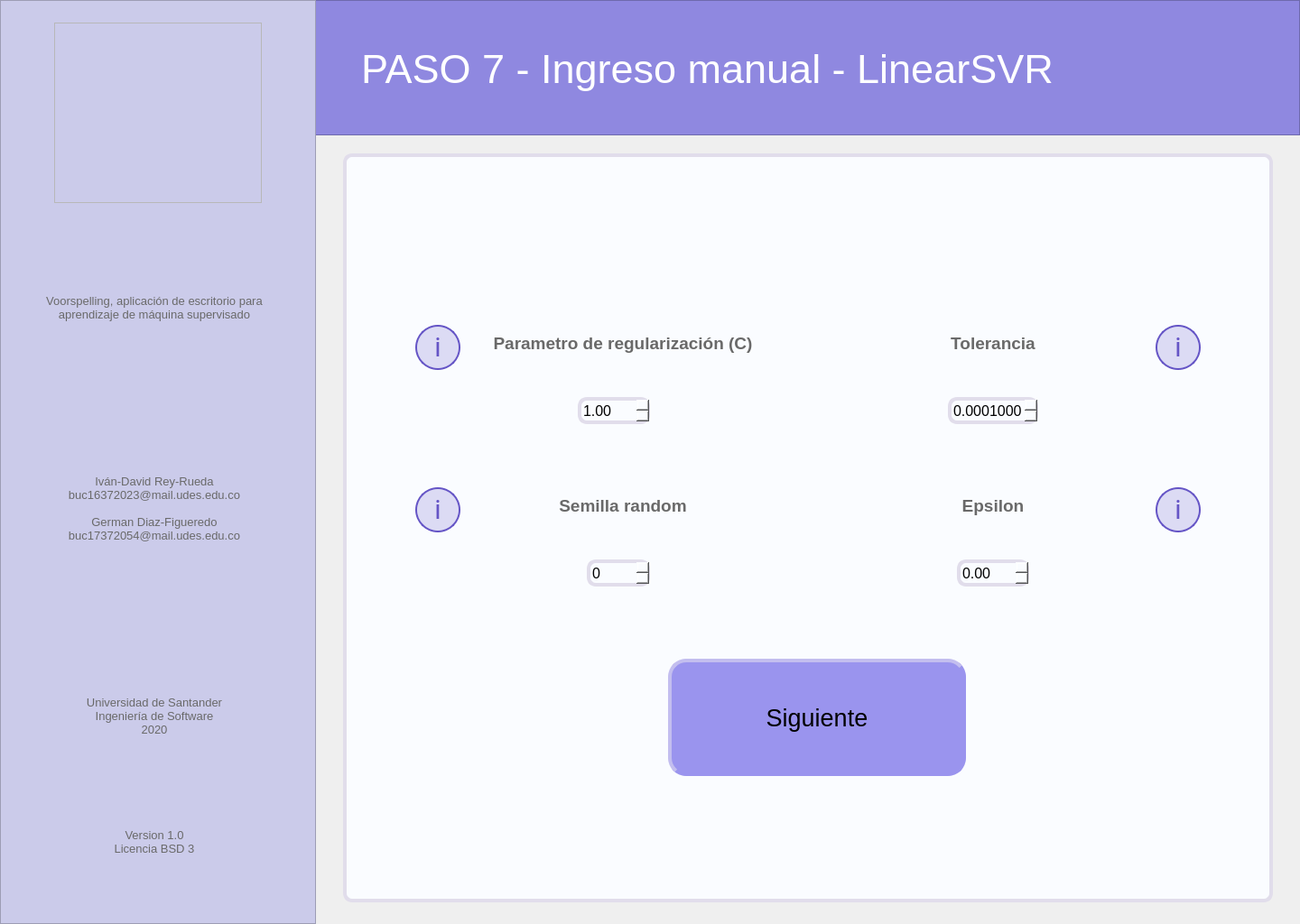
<?xml version="1.0" encoding="UTF-8"?>
<ui version="4.0">
 <class>MainWindow</class>
 <widget class="QMainWindow" name="MainWindow">
  <property name="geometry">
   <rect>
    <x>0</x>
    <y>0</y>
    <width>1440</width>
    <height>1024</height>
   </rect>
  </property>
  <property name="minimumSize">
   <size>
    <width>1440</width>
    <height>1024</height>
   </size>
  </property>
  <property name="maximumSize">
   <size>
    <width>1440</width>
    <height>1024</height>
   </size>
  </property>
  <property name="windowTitle">
   <string>Voorspelling</string>
  </property>
  <widget class="QWidget" name="centralwidget">
   <widget class="QFrame" name="left_bar">
    <property name="geometry">
     <rect>
      <x>0</x>
      <y>0</y>
      <width>350</width>
      <height>1024</height>
     </rect>
    </property>
    <property name="styleSheet">
     <string notr="true">background-color: rgb(203, 203, 234);

</string>
    </property>
    <property name="frameShape">
     <enum>QFrame::StyledPanel</enum>
    </property>
    <property name="frameShadow">
     <enum>QFrame::Raised</enum>
    </property>
    <widget class="QLabel" name="lbl_left_1">
     <property name="geometry">
      <rect>
       <x>18</x>
       <y>278</y>
       <width>306</width>
       <height>126</height>
      </rect>
     </property>
     <property name="font">
      <font>
       <pointsize>10</pointsize>
      </font>
     </property>
     <property name="styleSheet">
      <string notr="true">color: rgb(105, 105, 105);</string>
     </property>
     <property name="text">
      <string>Voorspelling, aplicación de escritorio para aprendizaje de máquina supervisado</string>
     </property>
     <property name="alignment">
      <set>Qt::AlignCenter</set>
     </property>
     <property name="wordWrap">
      <bool>true</bool>
     </property>
    </widget>
    <widget class="QLabel" name="lbl_left_2">
     <property name="geometry">
      <rect>
       <x>18</x>
       <y>500</y>
       <width>306</width>
       <height>126</height>
      </rect>
     </property>
     <property name="font">
      <font>
       <pointsize>10</pointsize>
      </font>
     </property>
     <property name="styleSheet">
      <string notr="true">color: rgb(105, 105, 105);</string>
     </property>
     <property name="text">
      <string>Iván-David Rey-Rueda
buc16372023@mail.udes.edu.co

German Diaz-Figueredo
buc17372054@mail.udes.edu.co</string>
     </property>
     <property name="alignment">
      <set>Qt::AlignCenter</set>
     </property>
     <property name="wordWrap">
      <bool>true</bool>
     </property>
    </widget>
    <widget class="QLabel" name="lbl_left_3">
     <property name="geometry">
      <rect>
       <x>18</x>
       <y>730</y>
       <width>306</width>
       <height>126</height>
      </rect>
     </property>
     <property name="font">
      <font>
       <pointsize>10</pointsize>
      </font>
     </property>
     <property name="styleSheet">
      <string notr="true">color: rgb(105, 105, 105);</string>
     </property>
     <property name="text">
      <string>Universidad de Santander
Ingeniería de Software
2020</string>
     </property>
     <property name="alignment">
      <set>Qt::AlignCenter</set>
     </property>
     <property name="wordWrap">
      <bool>true</bool>
     </property>
    </widget>
    <widget class="QLabel" name="lbl_left_4">
     <property name="geometry">
      <rect>
       <x>18</x>
       <y>870</y>
       <width>306</width>
       <height>126</height>
      </rect>
     </property>
     <property name="font">
      <font>
       <pointsize>10</pointsize>
      </font>
     </property>
     <property name="styleSheet">
      <string notr="true">color: rgb(105, 105, 105);</string>
     </property>
     <property name="text">
      <string>Version 1.0
Licencia BSD 3</string>
     </property>
     <property name="alignment">
      <set>Qt::AlignCenter</set>
     </property>
     <property name="wordWrap">
      <bool>true</bool>
     </property>
    </widget>
   </widget>
   <widget class="QFrame" name="logo">
    <property name="geometry">
     <rect>
      <x>60</x>
      <y>25</y>
      <width>230</width>
      <height>200</height>
     </rect>
    </property>
    <property name="styleSheet">
     <string notr="true">image: url(:/image/voorspelling_logo.png);</string>
    </property>
    <property name="frameShape">
     <enum>QFrame::StyledPanel</enum>
    </property>
    <property name="frameShadow">
     <enum>QFrame::Raised</enum>
    </property>
   </widget>
   <widget class="QFrame" name="up_bar">
    <property name="geometry">
     <rect>
      <x>0</x>
      <y>0</y>
      <width>1440</width>
      <height>150</height>
     </rect>
    </property>
    <property name="styleSheet">
     <string notr="true">background-color: rgb(143, 136, 224);</string>
    </property>
    <property name="frameShape">
     <enum>QFrame::StyledPanel</enum>
    </property>
    <property name="frameShadow">
     <enum>QFrame::Raised</enum>
    </property>
    <widget class="QLabel" name="lbl_tittle">
     <property name="geometry">
      <rect>
       <x>400</x>
       <y>40</y>
       <width>791</width>
       <height>72</height>
      </rect>
     </property>
     <property name="font">
      <font>
       <family>MS Shell Dlg 2</family>
       <pointsize>34</pointsize>
       <weight>50</weight>
       <italic>false</italic>
       <bold>false</bold>
      </font>
     </property>
     <property name="styleSheet">
      <string notr="true">border: none;
color: rgb(255, 255, 255);</string>
     </property>
     <property name="text">
      <string>PASO 7 - Ingreso manual - LinearSVR </string>
     </property>
     <property name="scaledContents">
      <bool>false</bool>
     </property>
     <property name="alignment">
      <set>Qt::AlignLeading|Qt::AlignLeft|Qt::AlignVCenter</set>
     </property>
     <property name="wordWrap">
      <bool>true</bool>
     </property>
     <property name="margin">
      <number>0</number>
     </property>
     <property name="indent">
      <number>0</number>
     </property>
    </widget>
   </widget>
   <widget class="QFrame" name="main_area">
    <property name="geometry">
     <rect>
      <x>380</x>
      <y>170</y>
      <width>1030</width>
      <height>830</height>
     </rect>
    </property>
    <property name="styleSheet">
     <string notr="true">background-color: rgb(250, 252, 255);
border: 4px solid;
border-color: rgb(225, 221, 235);
border-radius: 10px;</string>
    </property>
    <property name="frameShape">
     <enum>QFrame::StyledPanel</enum>
    </property>
    <property name="frameShadow">
     <enum>QFrame::Raised</enum>
    </property>
    <widget class="QLabel" name="lbl_parametro_regularizacion">
     <property name="geometry">
      <rect>
       <x>130</x>
       <y>170</y>
       <width>360</width>
       <height>80</height>
      </rect>
     </property>
     <property name="font">
      <font>
       <pointsize>14</pointsize>
       <weight>75</weight>
       <bold>true</bold>
      </font>
     </property>
     <property name="styleSheet">
      <string notr="true">color: rgb(105, 105, 105);
border: none;</string>
     </property>
     <property name="text">
      <string>Parametro de regularización (C)</string>
     </property>
     <property name="alignment">
      <set>Qt::AlignCenter</set>
     </property>
     <property name="wordWrap">
      <bool>true</bool>
     </property>
    </widget>
    <widget class="QLabel" name="lbl_tolerancia">
     <property name="geometry">
      <rect>
       <x>540</x>
       <y>170</y>
       <width>360</width>
       <height>80</height>
      </rect>
     </property>
     <property name="font">
      <font>
       <pointsize>14</pointsize>
       <weight>75</weight>
       <bold>true</bold>
      </font>
     </property>
     <property name="styleSheet">
      <string notr="true">color: rgb(105, 105, 105);
border: none;</string>
     </property>
     <property name="text">
      <string>Tolerancia</string>
     </property>
     <property name="alignment">
      <set>Qt::AlignCenter</set>
     </property>
     <property name="wordWrap">
      <bool>true</bool>
     </property>
    </widget>
    <widget class="QLabel" name="lbl_semilla_random">
     <property name="geometry">
      <rect>
       <x>130</x>
       <y>350</y>
       <width>360</width>
       <height>80</height>
      </rect>
     </property>
     <property name="font">
      <font>
       <pointsize>14</pointsize>
       <weight>75</weight>
       <bold>true</bold>
      </font>
     </property>
     <property name="styleSheet">
      <string notr="true">color: rgb(105, 105, 105);
border: none;</string>
     </property>
     <property name="text">
      <string>Semilla random</string>
     </property>
     <property name="alignment">
      <set>Qt::AlignCenter</set>
     </property>
     <property name="wordWrap">
      <bool>true</bool>
     </property>
    </widget>
    <widget class="QLabel" name="lbl_epsilon">
     <property name="geometry">
      <rect>
       <x>540</x>
       <y>350</y>
       <width>360</width>
       <height>80</height>
      </rect>
     </property>
     <property name="font">
      <font>
       <pointsize>14</pointsize>
       <weight>75</weight>
       <bold>true</bold>
      </font>
     </property>
     <property name="styleSheet">
      <string notr="true">color: rgb(105, 105, 105);
border: none;</string>
     </property>
     <property name="text">
      <string>Epsilon</string>
     </property>
     <property name="alignment">
      <set>Qt::AlignCenter</set>
     </property>
     <property name="wordWrap">
      <bool>true</bool>
     </property>
    </widget>
    <widget class="QPushButton" name="btn_info_parametro_regularizacion">
     <property name="geometry">
      <rect>
       <x>80</x>
       <y>190</y>
       <width>50</width>
       <height>50</height>
      </rect>
     </property>
     <property name="styleSheet">
      <string notr="true">QPushButton{
background: rgba(101, 85, 198, 0.2);
border: 2px solid #6555C6;
box-sizing: border-box;
border-radius: 25px;


position: absolute;
width: 25px;
height: 44.55px;
font-family: Roboto;
font-style: normal;
font-weight: normal;
font-size: 30px;
line-height: 56px;
display: flex;
align-items: center;
text-align: center;

color: #6555C6;
}
QPushButton:hover{
background-color: rgb(190, 185, 250);
}
QPushButton:pressed{
background-color: rgb(160, 150, 240);
}</string>
     </property>
     <property name="text">
      <string>i</string>
     </property>
    </widget>
    <widget class="QPushButton" name="btn_info_semilla_random">
     <property name="geometry">
      <rect>
       <x>80</x>
       <y>370</y>
       <width>50</width>
       <height>50</height>
      </rect>
     </property>
     <property name="styleSheet">
      <string notr="true">QPushButton{
background: rgba(101, 85, 198, 0.2);
border: 2px solid #6555C6;
box-sizing: border-box;
border-radius: 25px;


position: absolute;
width: 25px;
height: 44.55px;
font-family: Roboto;
font-style: normal;
font-weight: normal;
font-size: 30px;
line-height: 56px;
display: flex;
align-items: center;
text-align: center;

color: #6555C6;
}
QPushButton:hover{
background-color: rgb(190, 185, 250);
}
QPushButton:pressed{
background-color: rgb(160, 150, 240);
}</string>
     </property>
     <property name="text">
      <string>i</string>
     </property>
    </widget>
    <widget class="QPushButton" name="btn_info_tolerancia">
     <property name="geometry">
      <rect>
       <x>900</x>
       <y>190</y>
       <width>50</width>
       <height>50</height>
      </rect>
     </property>
     <property name="styleSheet">
      <string notr="true">QPushButton{
background: rgba(101, 85, 198, 0.2);
border: 2px solid #6555C6;
box-sizing: border-box;
border-radius: 25px;


position: absolute;
width: 25px;
height: 44.55px;
font-family: Roboto;
font-style: normal;
font-weight: normal;
font-size: 30px;
line-height: 56px;
display: flex;
align-items: center;
text-align: center;

color: #6555C6;
}
QPushButton:hover{
background-color: rgb(190, 185, 250);
}
QPushButton:pressed{
background-color: rgb(160, 150, 240);
}</string>
     </property>
     <property name="text">
      <string>i</string>
     </property>
    </widget>
    <widget class="QPushButton" name="btn_info_epsilon">
     <property name="geometry">
      <rect>
       <x>900</x>
       <y>370</y>
       <width>50</width>
       <height>50</height>
      </rect>
     </property>
     <property name="styleSheet">
      <string notr="true">QPushButton{
background: rgba(101, 85, 198, 0.2);
border: 2px solid #6555C6;
box-sizing: border-box;
border-radius: 25px;


position: absolute;
width: 25px;
height: 44.55px;
font-family: Roboto;
font-style: normal;
font-weight: normal;
font-size: 30px;
line-height: 56px;
display: flex;
align-items: center;
text-align: center;

color: #6555C6;
}
QPushButton:hover{
background-color: rgb(190, 185, 250);
}
QPushButton:pressed{
background-color: rgb(160, 150, 240);
}</string>
     </property>
     <property name="text">
      <string>i</string>
     </property>
    </widget>
    <widget class="QSpinBox" name="sb_semilla_random">
     <property name="geometry">
      <rect>
       <x>270</x>
       <y>450</y>
       <width>70</width>
       <height>30</height>
      </rect>
     </property>
     <property name="font">
      <font>
       <pointsize>12</pointsize>
      </font>
     </property>
     <property name="minimum">
      <number>0</number>
     </property>
     <property name="maximum">
      <number>10000</number>
     </property>
     <property name="value">
      <number>0</number>
     </property>
    </widget>
    <widget class="QDoubleSpinBox" name="sb_tolerancia">
     <property name="geometry">
      <rect>
       <x>670</x>
       <y>270</y>
       <width>100</width>
       <height>30</height>
      </rect>
     </property>
     <property name="font">
      <font>
       <pointsize>12</pointsize>
      </font>
     </property>
     <property name="decimals">
      <number>7</number>
     </property>
     <property name="minimum">
      <double>0.000001000000000</double>
     </property>
     <property name="maximum">
      <double>10.000000000000000</double>
     </property>
     <property name="singleStep">
      <double>0.000010000000000</double>
     </property>
     <property name="value">
      <double>0.000100000000000</double>
     </property>
    </widget>
    <widget class="QDoubleSpinBox" name="sb_parametro_regularizacion">
     <property name="geometry">
      <rect>
       <x>260</x>
       <y>270</y>
       <width>80</width>
       <height>30</height>
      </rect>
     </property>
     <property name="font">
      <font>
       <pointsize>12</pointsize>
      </font>
     </property>
     <property name="minimum">
      <double>1.000000000000000</double>
     </property>
     <property name="maximum">
      <double>100.000000000000000</double>
     </property>
     <property name="singleStep">
      <double>0.100000000000000</double>
     </property>
    </widget>
    <widget class="QPushButton" name="btn_next">
     <property name="geometry">
      <rect>
       <x>360</x>
       <y>560</y>
       <width>330</width>
       <height>130</height>
      </rect>
     </property>
     <property name="font">
      <font>
       <pointsize>20</pointsize>
       <kerning>true</kerning>
      </font>
     </property>
     <property name="styleSheet">
      <string notr="true">QPushButton{
background-color: rgb(154, 148, 238);
border-left-color: rgb(195, 190, 239);
border-top-color: rgb(195, 190, 239);
border-bottom-color: rgb(154, 148, 238);
border-right-color: rgb(154, 148, 238);
border-radius: 20px;
}
QPushButton:hover{
background-color: rgb(160, 155, 245);
}
QPushButton:pressed{
background-color: rgb(150, 140, 230);
border-left-color: rgb(140, 135, 220);
border-top-color: rgb(140, 135, 220);
border-bottom-color: rgb(195, 190, 239);
border-right-color: rgb(195, 190, 239);
}</string>
     </property>
     <property name="text">
      <string>Siguiente</string>
     </property>
     <property name="autoDefault">
      <bool>false</bool>
     </property>
    </widget>
    <widget class="QDoubleSpinBox" name="sb_epsilon">
     <property name="geometry">
      <rect>
       <x>680</x>
       <y>450</y>
       <width>80</width>
       <height>30</height>
      </rect>
     </property>
     <property name="font">
      <font>
       <pointsize>12</pointsize>
      </font>
     </property>
     <property name="minimum">
      <double>0.000000000000000</double>
     </property>
     <property name="maximum">
      <double>100.000000000000000</double>
     </property>
     <property name="singleStep">
      <double>0.100000000000000</double>
     </property>
     <property name="value">
      <double>0.000000000000000</double>
     </property>
    </widget>
    <widget class="QPushButton" name="btn_back">
     <property name="geometry">
      <rect>
       <x>60</x>
       <y>50</y>
       <width>70</width>
       <height>70</height>
      </rect>
     </property>
     <property name="styleSheet">
      <string notr="true">QPushButton{
background-image: url(:/botton/bxs-left-arrow-circle.svg);
border-radius: 35px;
border: none;


color: #6555C6;
}
QPushButton:hover{
background-color: rgb(235, 225, 250);

}
QPushButton:pressed{

background-color: qradialgradient(spread:pad, cx:0.5, cy:0.5, radius:0.5, fx:0.5, fy:0.5, stop:0 rgba(200, 190, 250, 205), stop:0.6 rgba(200, 190, 250, 205), stop:1 rgba(255, 255, 255, 0));

}

</string>
     </property>
     <property name="text">
      <string/>
     </property>
     <property name="iconSize">
      <size>
       <width>20</width>
       <height>20</height>
      </size>
     </property>
    </widget>
   </widget>
   <zorder>up_bar</zorder>
   <zorder>left_bar</zorder>
   <zorder>logo</zorder>
   <zorder>main_area</zorder>
  </widget>
 </widget>
 <resources>
  <include location="Images_voor.qrc"/>
 </resources>
 <connections/>
</ui>
